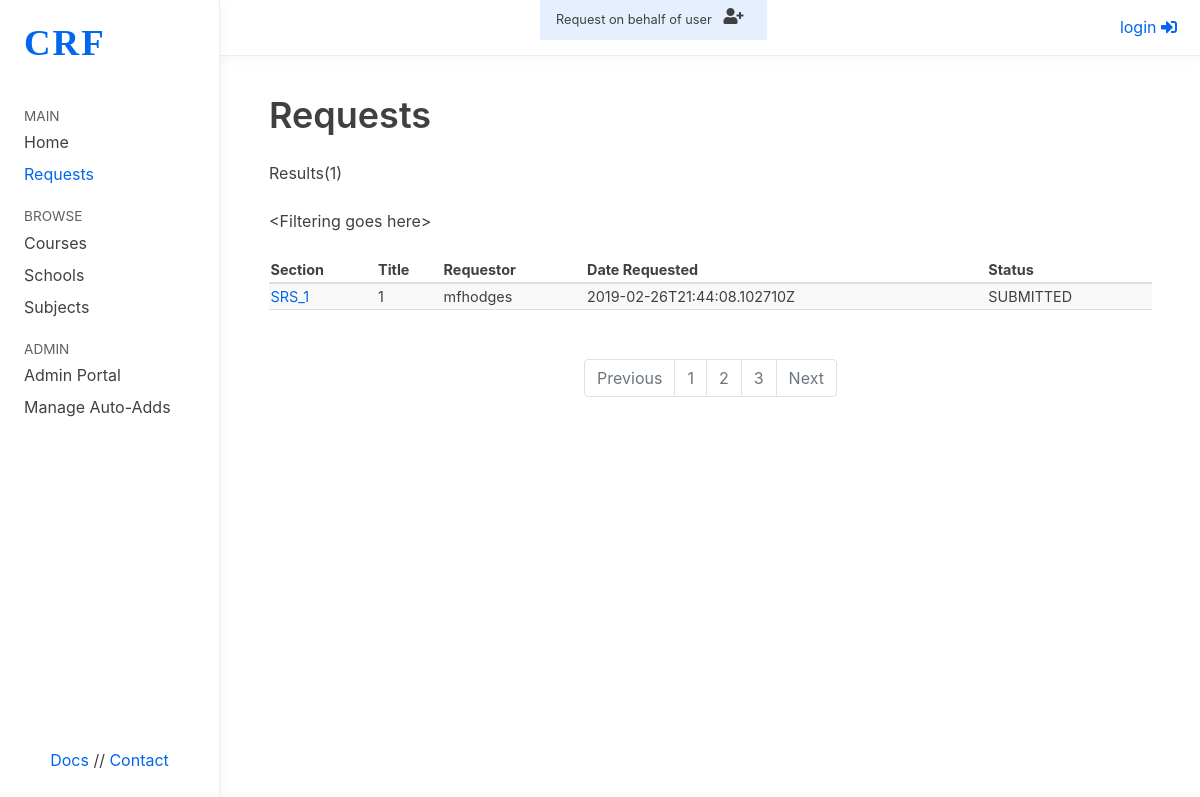
The app's page /requests/, older data.
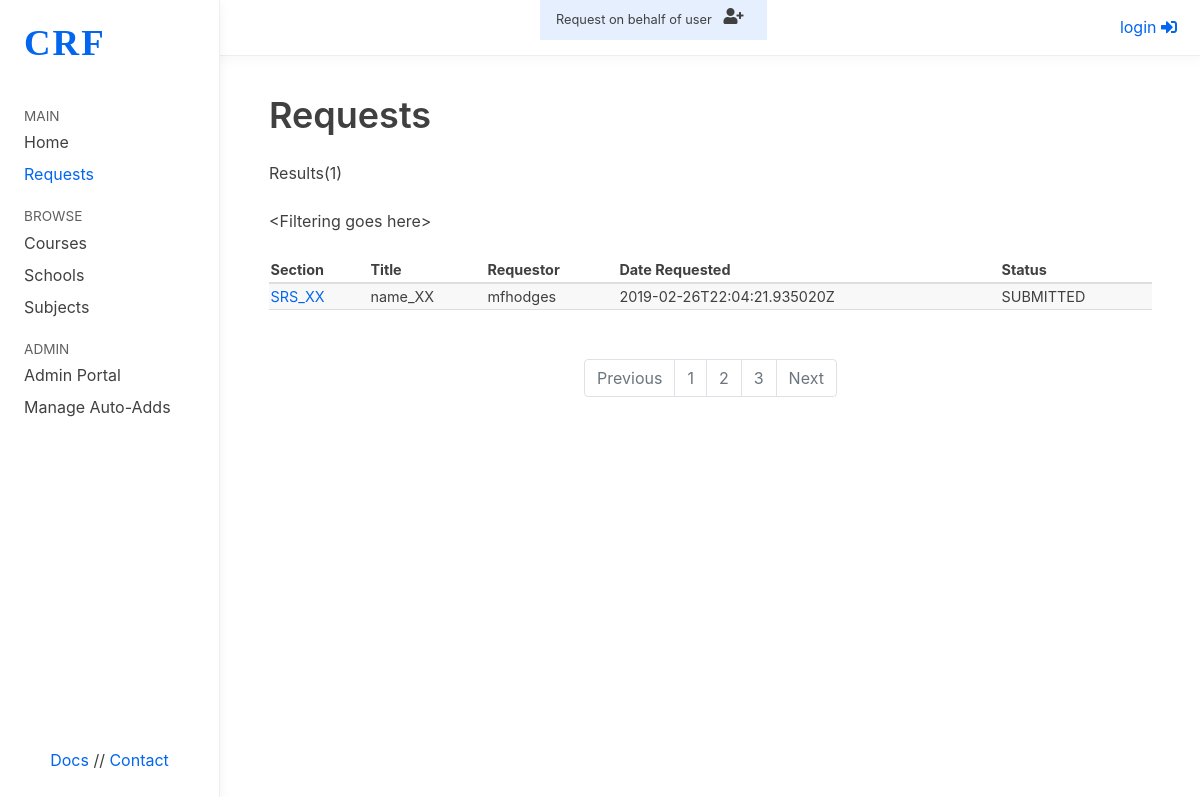
The same page, newer data.
### course/models.py (models this page shows, shortened)
class Course(models.Model):
    SPRING = 'A'
    SUMMER = 'B'
    FALL = 'C'
    TERM_CHOICES = (
        (SPRING, 'Spring'),
        (SUMMER, 'Summer'),
        (FALL, 'Fall'))
    ACTIVITY_CHOICES = (
        ('LEC', 'Lecture'),
        ('SEM', 'Seminar'),
        ('LAB', 'Laboratory')
    )
    created = models.DateTimeField(auto_now_add=True)
    owner = models.ForeignKey(settings.AUTH_USER_MODEL, related_name='created', on_delete=models.CASCADE) #this is who edited it
    updated = models.DateTimeField(auto_now=True)
    instructors = models.ManyToManyField(User,related_name='courses')
    course_term = models.CharField(
        max_length=1,choices = TERM_CHOICES,) # self.course_term would == self.SPRING || self.FALL || self.SUMMER
    course_activity = models.CharField(
        max_length=3,choices = ACTIVITY_CHOICES,)
    course_SRS_Title = models.CharField(max_length=250,unique=True, primary_key=True, blank=False) # unique and primary_key means that is the lookup_field
    course_subjects = models.ManyToManyField(Subject,related_name='courses') # one to many
    course_schools = models.ManyToManyField(School,related_name='courses')# one to many
    course_name = models.CharField(max_length=250) # Human Readable Name i.e. Late Antique Arts
    requested =  models.BooleanField(default=False)# False -> not requested
    """
    course_section = models.CharField(max_length=250) # need a validator on this
    course_activity = models.CharField(max_length=250)# need a validator on this
    course_instructor = models.ForeignKey('auth.User', related_name='courses', on_delete=models.CASCADE) # this is not correct!
    course_ = models.CharField(max_length=250)# need a validator on this
    """
    """
    course_section = //i.e. AFRC050 402 2019A - must be unique
    course_term = // A , B , or C
    course_year = //
    course_SRS_Title = // name of course
    course_subject_area = // This will be its own model with views!, can be many
    course_school = // This will be its own model with views! , can be many
    course_activity = // choice field ('LEC',...)
    course_crosslistings = // Link to other Course objects! , can be many
    course_instructor = // this will be its own model, can be many

    ### CANVAS SITE DETAILS ###
    # this stuff gets pulled n synced from Canvas and is different from the information
    # about the Canvas site in the Request object

    course_site_url = // url to the canvas site
    """
    class Meta:
        ordering = ('created',)

### course/views.py (the view, shortened to what this page needs)
# urls.py: path('requests/', views.RequestViewSet.as_view(
class RequestViewSet(viewsets.ModelViewSet):
    queryset = Request.objects.all()#.order_by() # order by
    serializer_class = RequestSerializer
    def list(self, request, *args, **kwargs):
        print('rrr', self.lookup_field)
        print('request',request.data)
        print('args',args)
        print('kwargs',kwargs)
        response = super(RequestViewSet, self).list(request, *args, **kwargs)
        print("in the list... ")
        if request.accepted_renderer.format == 'html':
            num_pages = -(-response.data['count']//10) # this should get 10 from settings.py
            response.data.update({'total_pages': num_pages})
            print("bye george(UI-request-list)!\n",response.data)
            return Response({'data': response.data}, template_name='request_list.html')
        return response

### course/templates/request_list.html
{% extends "base_generic.html" %}
{% block requests %}active{% endblock %}
{% block content %}
<div class="medium-container">
<h1> Requests</h1>
<p> Results({{ data.count }}) </p>
<p>&ltFiltering goes here&gt</p>
  <table class="striped-table">
    <thead>
      <tr>
        <th>Section</th>
        <th>Title</th>
        <th>Requestor</th>
        <th>Date Requested</th>
        <th>Status</th>
      </tr>
    </thead>
    <tbody>
      {% for request in data.results %}
      <tr>
        <td><a href='{% url "UI-request-detail" pk=request.course_info.course_SRS_Title %}'> {{request.course_requested}} </a></td>
        <td>{{request.course_info.course_name}}</td>
        <td>{{request.owner}}</td>
        <td>{{request.created }}</td>
        <td>{{request.status}}</td>
      </tr>
        {% endfor %}
    </tbody>
  </table>
<nav aria-label="Page navigation example" style="padding-top:0px;">
  <ul class="pagination justify-content-center">
      {% if data.previous %}
    <li class="page-item">
      <a class="page-link" href="{{data.previous}}" tabindex="-1">Previous</a>
      {% else %}
    <li class="page-item disabled">
      <a class="page-link" href="" tabindex="-1">Previous</a>
      {% endif %}
    </li>
    <li class="page-item disabled"><a class="page-link" href="#">1</a></li>
    <li class="page-item disabled"><a class="page-link" href="#">2</a></li>
    <li class="page-item disabled"><a class="page-link" href="#">3</a></li>
    {% if data.next %}
    <li class="page-item">
      <a class="page-link" href={{data.next}}>Next</a>
    {% else %}
    <li class="page-item disabled">
      <a class="page-link" href="" tabindex="-1">Next</a>
    {% endif %}
  </li>
  </ul>
</nav>
</div>
{% endblock %}

Row changes from the older to the newer data that the page shows:
no longer on this page (row edited): Course: course_requested "SRS_1"
now on this page (row edited): Course: course_requested "SRS_XX", course_info.course_name "name_XX"
Text that changed along with them:
new list line: "mfhodges"
new list line: "2019-02-26T22:04:21.935020Z SUBMITTED"
list line gone: "1 2019-02-26T21:44:08.102710Z SUBMITTED"
list line gone: "mfhodges"
